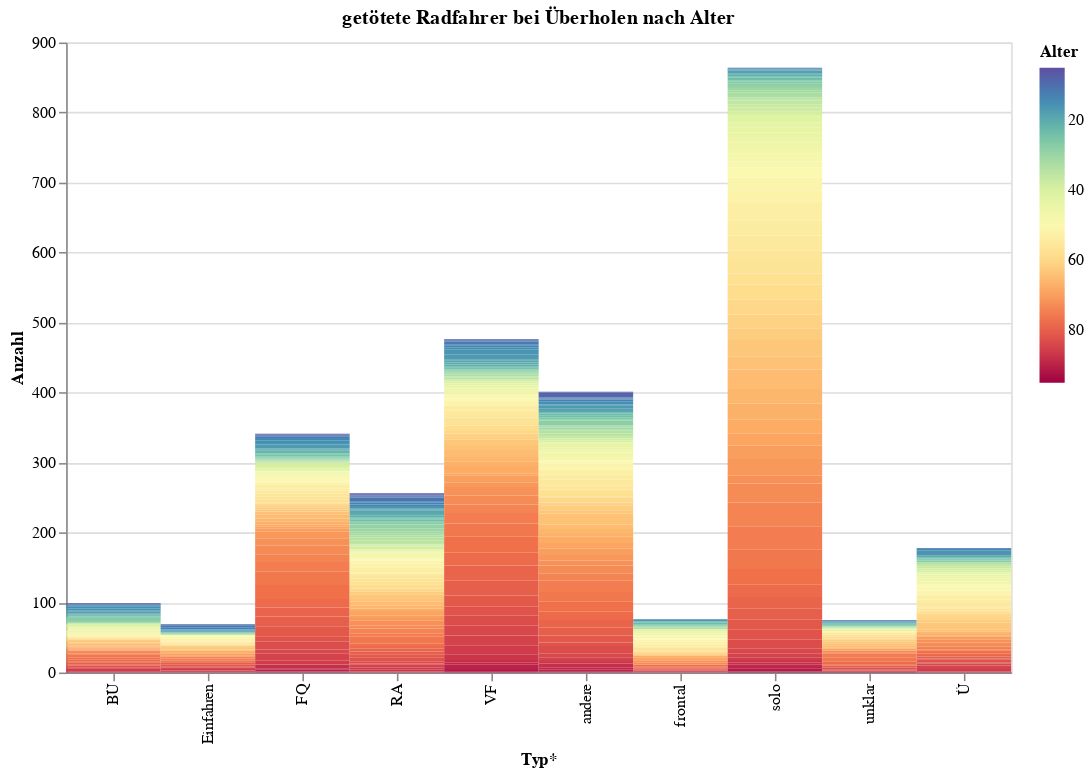

Write notebook code for a chart like this one.
### Markdown cell above
---
## getötete Radfahrer nach Unfalltyp und Alter

### Code cell
import altair as alt
#alt.renderers.enable('notebook')

#unf_ue=unf[unf['Typ*']=='Ü'].copy()
source = unf.groupby(['Typ*', 'Alter']).size().reset_index()
source=source.rename(columns={0:'Anzahl'})

alt.Chart(source).mark_bar(size=60,strokeOpacity=0.5,strokeWidth=0).encode(
    y='Anzahl',
    x='Typ*:N',
    #color='Alter:Q' #:Q
    color=alt.Color('Alter:Q',#scale=alt.Scale(scheme='greenblue')),
                    scale=alt.Scale(domain=[source.Alter.max(), source.Alter.min()],
                                    scheme=alt.SchemeParams(name='spectral')))

).properties(
    width=600,
    height=400,
    title='getötete Radfahrer bei Überholen nach Alter'
)

### Figure 1 — Vega-Lite specification as saved in the notebook (floating-point values rounded to 4 significant figures; data arrays with more than 128 entries replaced by an {"elided": "..."} marker saying what was removed)
{"config": {"view": {"continuousWidth": 400, "continuousHeight": 300}}, "data": {"name": "data-a20aa2f24d18a4b16f05bd38b17e6d62"}, "mark": {"type": "bar", "size": 60, "strokeOpacity": 0.5, "strokeWidth": 0}, "encoding": {"color": {"type": "quantitative", "field": "Alter", "scale": {"domain": [95.0, 5.0], "scheme": {"name": "spectral"}}}, "x": {"type": "nominal", "field": "Typ*"}, "y": {"type": "quantitative", "field": "Anzahl"}}, "height": 400, "title": "getötete Radfahrer bei Überholen nach Alter", "width": 600, "$schema": "https://vega.github.io/schema/vega-lite/v4.0.2.json", "datasets": {"data-a20aa2f24d18a4b16f05bd38b17e6d62": {"elided": "637 records"}}}
